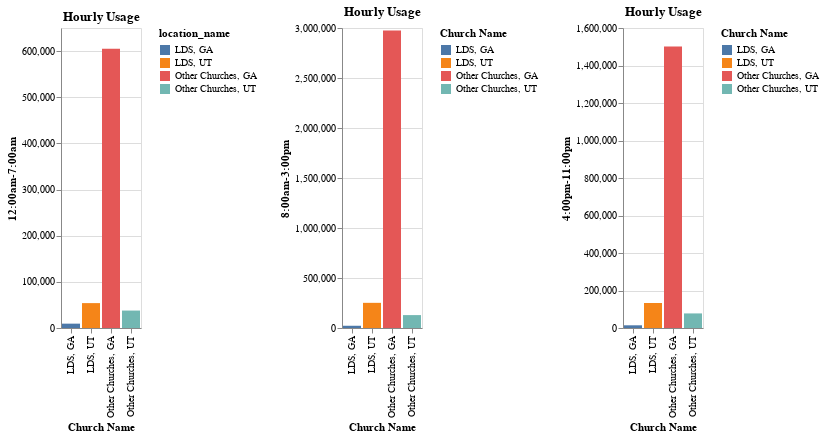

Write notebook code for a chart like this one.
### Code cell
# Compare hourly usage patterns between The Church of Jesus Christ of Latter-day Saints and the other churches in each state.
import regex as re
from datetime import datetime
from datetime import timezone
import numpy as np
import seaborn as sns
alt.data_transformers.disable_max_rows()
alt.renderers.enable('default')

data_q2 = data_poi.merge(data_popularity_by_hour, how='left', on='placekey')
data_q2 = data_q2.merge(data__hour_usage, how='left', on='placekey')
data_q2 = data_q2.drop_duplicates(subset= ["placekey", "region", "location_name", "hour", "open_hours"])

# splitting hour blocks
data_q2["12:00am-7:00am"] = data_q2["popularity_by_hour"].where(data_q2["hour"].isin([1, 2, 3, 4, 5, 6, 7, 8]))
data_q2["8:00am-3:00pm"] = data_q2["popularity_by_hour"].where(data_q2["hour"].isin([9, 10, 11, 12, 13, 14, 15, 16]))
data_q2["4:00pm-11:00pm"] = data_q2["popularity_by_hour"].where(data_q2["hour"].isin([17, 18, 19, 20, 21, 22, 23, 24]))
data_q2_days = data_q2[["region", "location_name", "12:00am-7:00am", "8:00am-3:00pm", "4:00pm-11:00pm"]]
data_q2_filtered = data_q2[["location_name", "region", "hour", "popularity_by_hour", "open_hours", "12:00am-7:00am", "8:00am-3:00pm", "4:00pm-11:00pm"]]

# sums
#data_q2_filtered.loc[(data_q2_filtered["open_hours"].isin(["Mon", "Tue", "Wed", "Thu", "Fri", "Sat", "Sun"])) & data_q2_filtered["region"] == "UT", "12:00am-7:00am-sum"] = data_q2_filtered["12:00am-7:00am"].sum()
data_q2_days = data_q2_days.groupby(["location_name", "region"]).sum().reset_index()

# mean of other churches
data_other_churches = data_q2_days[~data_q2_days["location_name"].isin(["The Church of Jesus Christ of Latter day Saints",
"The Church Of Jesus Christ Of Latter Day Saints", "The Church Of Jesus Christ Of Latter Day Saints",
 "The Church of Jesus Christ of Latter Day Saints", "The Church of Jesus Christ of Latter day Saints Temple"])]

data_other_churches = data_other_churches.groupby("region").sum()
print(data_other_churches.groupby("region").mean())
other_ga = {"location_name": "Other Churches, GA", "region": "GA", "12:00am-7:00am": 605190.0, "8:00am-3:00pm": 2974879.0, "4:00pm-11:00pm": 1501021.0}
other_ut = {"location_name": "Other Churches, UT", "region": "UT", "12:00am-7:00am": 37785.0, "8:00am-3:00pm": 129041.0, "4:00pm-11:00pm": 77744.0}

data_q2_days = data_q2_days.append(other_ga, ignore_index= True)
data_q2_days = data_q2_days.append(other_ut, ignore_index= True)

data_q2_days = data_q2_days[data_q2_days["location_name"].isin(["The Church of Jesus Christ of Latter day Saints",
"The Church Of Jesus Christ Of Latter Day Saints", "The Church Of Jesus Christ Of Latter Day Saints",
 "The Church of Jesus Christ of Latter Day Saints", "The Church of Jesus Christ of Latter day Saints Temple", "Other Churches, GA", "Other Churches, UT"])]
 
# mean of lds
data_lds = data_q2_days[data_q2_days["location_name"].isin(["The Church of Jesus Christ of Latter day Saints",
"The Church Of Jesus Christ Of Latter Day Saints", "The Church Of Jesus Christ Of Latter Day Saints",
 "The Church of Jesus Christ of Latter Day Saints", "The Church of Jesus Christ of Latter day Saints Temple"])]

data_lds = data_lds.groupby("region").sum()
data_lds.groupby("region").mean()
lds_ga = {"location_name": "LDS, GA", "region": "GA", "12:00am-7:00am": 9415.0, "8:00am-3:00pm": 22416.0, "4:00pm-11:00pm": 14410.0}
lds_ut = {"location_name": "LDS, UT", "region": "UT", "12:00am-7:00am": 53922.0, "8:00am-3:00pm": 251622.0, "4:00pm-11:00pm": 133494.0}

data_q2_days = data_q2_days[data_q2_days["location_name"].isin(["Other Churches, GA", "Other Churches, UT"])]
data_q2_days = data_q2_days.append(lds_ga, ignore_index= True)
data_q2_days = data_q2_days.append(lds_ut, ignore_index= True)


# Visual
time_1 = alt.Chart(data_q2_days).mark_bar(opacity=1).encode(
    alt.X("location_name", title="Church Name"),
    alt.Y("12:00am-7:00am"),
    color="location_name"

).properties(
    title= "Hourly Usage"
)

time_2 = alt.Chart(data_q2_days).mark_bar(opacity=1).encode(
    alt.X("location_name", title="Church Name"),
    alt.Y("8:00am-3:00pm"),
    alt.Color("location_name", title="Church Name")
).properties(
    title= "Hourly Usage"
)

time_3 = alt.Chart(data_q2_days).mark_bar(opacity=1).encode(
    alt.X("location_name", title="Church Name"),
    alt.Y("4:00pm-11:00pm"),
    alt.Color("location_name", title="Church Name")
).properties(
    title= "Hourly Usage"
)

q2 = alt.hconcat(
    time_1, time_2, time_3
).resolve_scale(
    color="independent"
)

q2.save("screenshots/q2.png")

q2

### Figure 1 — Vega-Lite specification as saved in the notebook (floating-point values rounded to 4 significant figures)
{"config": {"view": {"continuousWidth": 400, "continuousHeight": 300}}, "hconcat": [{"mark": {"type": "bar", "opacity": 1}, "encoding": {"color": {"field": "location_name", "type": "nominal"}, "x": {"field": "location_name", "title": "Church Name", "type": "nominal"}, "y": {"field": "12:00am-7:00am", "type": "quantitative"}}, "title": "Hourly Usage"}, {"mark": {"type": "bar", "opacity": 1}, "encoding": {"color": {"field": "location_name", "title": "Church Name", "type": "nominal"}, "x": {"field": "location_name", "title": "Church Name", "type": "nominal"}, "y": {"field": "8:00am-3:00pm", "type": "quantitative"}}, "title": "Hourly Usage"}, {"mark": {"type": "bar", "opacity": 1}, "encoding": {"color": {"field": "location_name", "title": "Church Name", "type": "nominal"}, "x": {"field": "location_name", "title": "Church Name", "type": "nominal"}, "y": {"field": "4:00pm-11:00pm", "type": "quantitative"}}, "title": "Hourly Usage"}], "data": {"name": "data-d5db0066359fd1ad5c3af9b92405a002"}, "resolve": {"scale": {"color": "independent"}}, "$schema": "https://vega.github.io/schema/vega-lite/v4.17.0.json", "datasets": {"data-d5db0066359fd1ad5c3af9b92405a002": [{"location_name": "Other Churches, GA", "region": "GA", "12:00am-7:00am": 605200.0, "8:00am-3:00pm": 2975000.0, "4:00pm-11:00pm": 1501000.0}, {"location_name": "Other Churches, UT", "region": "UT", "12:00am-7:00am": 37780.0, "8:00am-3:00pm": 129000.0, "4:00pm-11:00pm": 77740.0}, {"location_name": "LDS, GA", "region": "GA", "12:00am-7:00am": 9415.0, "8:00am-3:00pm": 22420.0, "4:00pm-11:00pm": 14410.0}, {"location_name": "LDS, UT", "region": "UT", "12:00am-7:00am": 53920.0, "8:00am-3:00pm": 251600.0, "4:00pm-11:00pm": 133500.0}]}}
